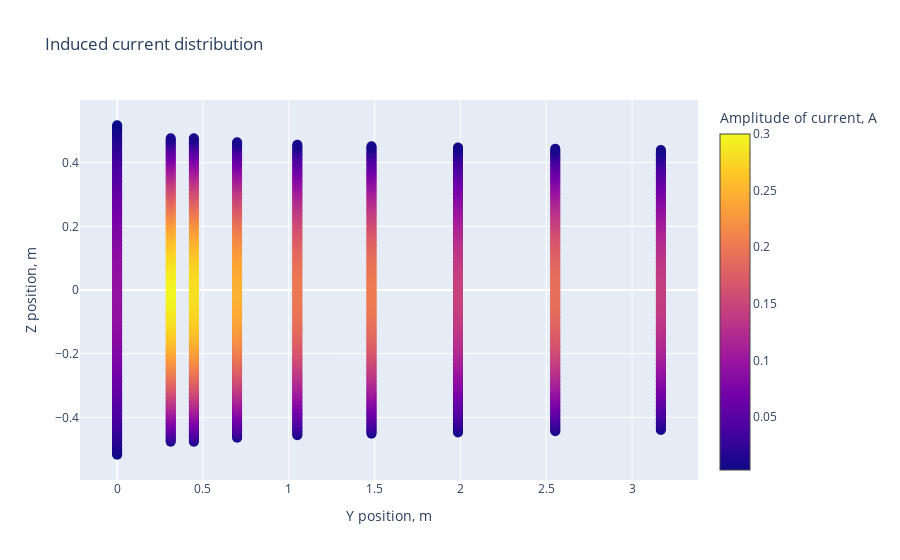

Notebook cell for this chart:
### Code cell
from visualization import plot_2dmodel, plot_together, plot_separately, current_distribution_2d

plot_2dmodel(R, source_position, sum(element_num), delta_z)
#plot_together(R_block, current_block)
#plot_separately(R_block, current_block)
current_distribution_2d(R, current)

### Figure 1 — Plotly figure (JSON) as saved in the notebook; plotly's stock layout.template omitted (floating-point values rounded to 4 significant figures; data arrays with more than 128 entries replaced by an {"elided": "..."} marker saying what was removed)
{"data": [{"marker": {"color": {"elided": "2041 float values"}, "colorbar": {"title": {"text": "Amplitude of current, A"}}, "colorscale": [[0, "#0d0887"], [0.1111, "#46039f"], [0.2222, "#7201a8"], [0.3333, "#9c179e"], [0.4444, "#bd3786"], [0.5556, "#d8576b"], [0.6667, "#ed7953"], [0.7778, "#fb9f3a"], [0.8889, "#fdca26"], [1, "#f0f921"]], "showscale": true, "size": 10}, "mode": "markers", "name": "Точки", "type": "scatter", "x": {"elided": "2041 float values"}, "y": {"elided": "2041 float values"}}], "layout": {"title": {"text": "Induced current distribution"}, "xaxis": {"title": {"text": "Y position, m"}}, "yaxis": {"title": {"text": "Z position, m"}}}}
